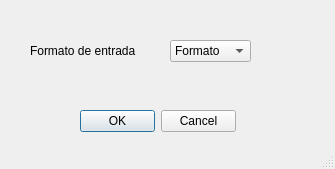
<?xml version="1.0" encoding="UTF-8"?>
<ui version="4.0">
 <class>MainWindow</class>
 <widget class="QMainWindow" name="MainWindow">
  <property name="geometry">
   <rect>
    <x>0</x>
    <y>0</y>
    <width>335</width>
    <height>169</height>
   </rect>
  </property>
  <property name="windowTitle">
   <string>MainWindow</string>
  </property>
  <widget class="QWidget" name="centralwidget">
   <widget class="QDialogButtonBox" name="buttonBox_2">
    <property name="geometry">
     <rect>
      <x>80</x>
      <y>110</y>
      <width>156</width>
      <height>23</height>
     </rect>
    </property>
    <property name="standardButtons">
     <set>QDialogButtonBox::Cancel|QDialogButtonBox::Ok</set>
    </property>
   </widget>
   <widget class="QLabel" name="label">
    <property name="geometry">
     <rect>
      <x>30</x>
      <y>30</y>
      <width>111</width>
      <height>41</height>
     </rect>
    </property>
    <property name="text">
     <string>Formato de entrada</string>
    </property>
   </widget>
   <widget class="QComboBox" name="comboBox">
    <property name="geometry">
     <rect>
      <x>170</x>
      <y>40</y>
      <width>81</width>
      <height>22</height>
     </rect>
    </property>
    <item>
     <property name="text">
      <string>Formato</string>
     </property>
    </item>
   </widget>
  </widget>
  <widget class="QStatusBar" name="statusbar"/>
 </widget>
 <resources/>
 <connections/>
</ui>
